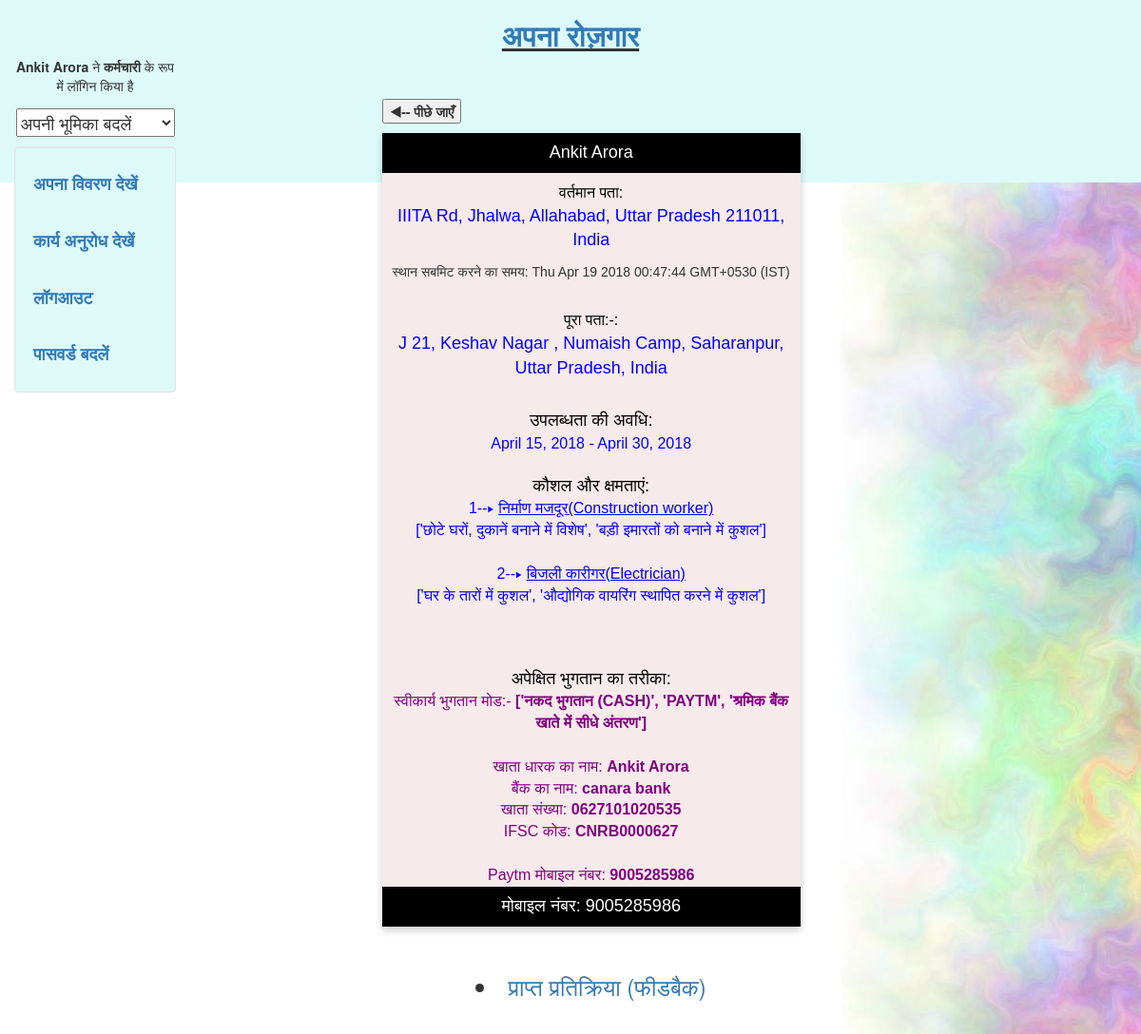
The page /profile (signed in) on the database as committed earlier.
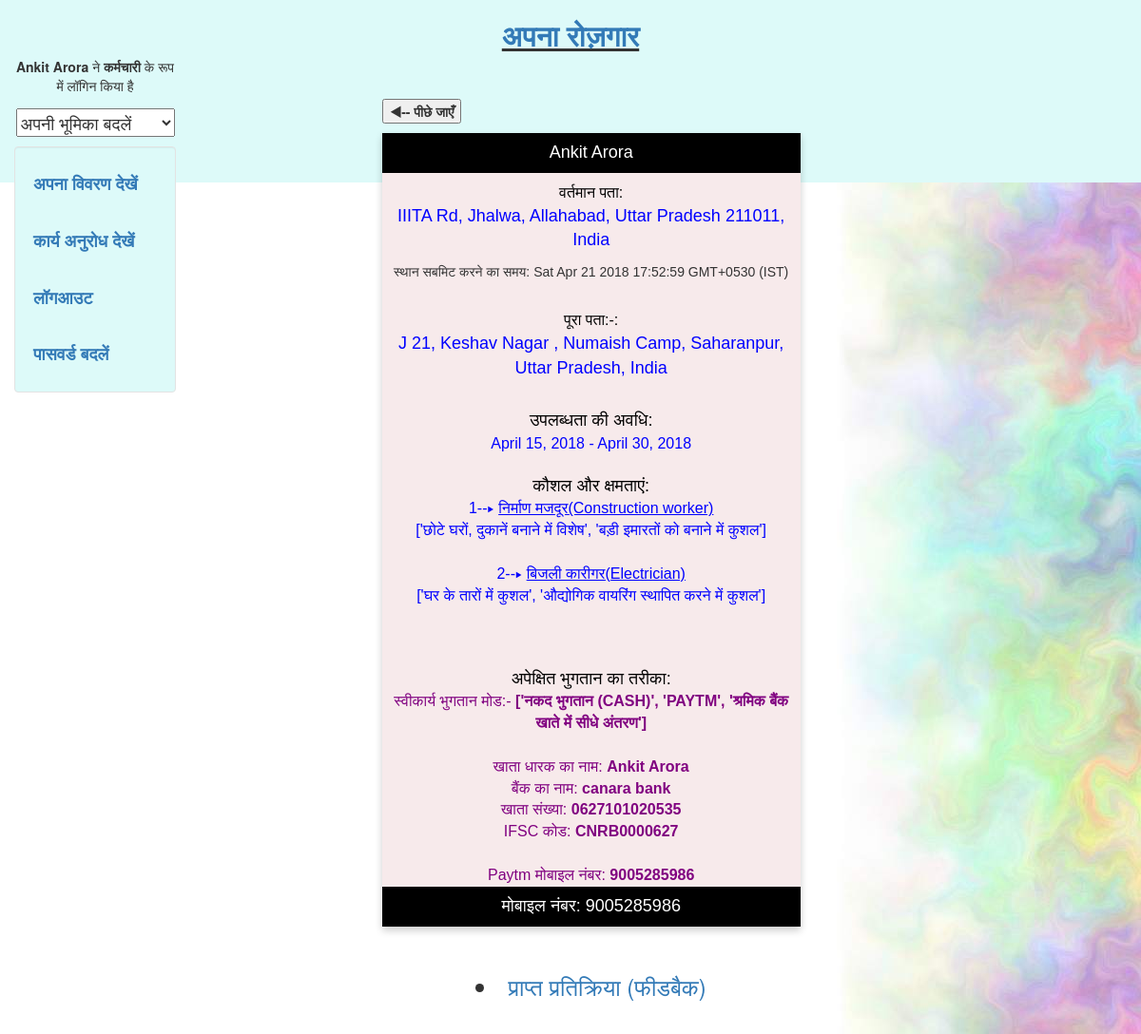
The same page on the database as committed later.
### worker/models.py (models this page shows, shortened)
class Profile(models.Model):
    user = models.OneToOneField(User, on_delete=models.CASCADE, primary_key = True) #to link each user with a profile
    s_contact = models.CharField(max_length=50,blank = True,null = True) #mobile number
    gender = models.CharField(max_length=10,blank = True,null = True)
    dis = models.FloatField(blank = True, null = True) #variable that stores the distance between the worker and the hirer searching him at that time
    street = models.CharField(max_length=250,blank = True, null = True) #locality address
    address = models.CharField(max_length=250,blank = True, null = True) #complete Google address
    start_date = models.DateField(blank = True, null = True) #start_date of work availability
    end_date = models.DateField(blank = True, null = True) #end_date of work availability
    skill1 = models.CharField(max_length = 100,blank = True, null = True) #skills of the worker
    skill2 = models.CharField(max_length = 100,blank = True, null = True)
    skill3 = models.CharField(max_length = 100,blank = True, null = True)
    description1 = models.TextField(max_length = 250,blank = True, null = True)#description about skills
    description2 = models.TextField(max_length = 250,blank = True, null = True)
    description3 = models.TextField(max_length = 250,blank = True, null = True)
    description = models.TextField(max_length = 500,blank = True, null = True)
    description11 = models.TextField(max_length = 250,blank = True, null = True)
    min_salary = models.IntegerField(blank = True, null = True) #minimum salary that the worker demands
    rating = models.FloatField(blank = True, null = True) #average rating received by worker
    nhirer = models.IntegerField(blank = True, null = True) # number of hirers who have rated the worker till now
    loginas = models.TextField(max_length = 10,blank = True, null = True) #login role (hirer/contractor/worker)
    joinrequest=models.CharField(max_length = 2,blank = True, null = True) # variable to store the status of work request between hirer and contractor
    temp=models.CharField(max_length = 2,blank = True, null = True) # temporary variable
    ac = models.CharField(max_length=100,blank = True, null = True) # Account details (A/c number)
    ifsc = models.CharField(max_length=100,blank = True, null = True) #ifsc
    paytm = models.CharField(max_length=100,blank = True, null = True)# paytm number
    upi = models.CharField(max_length=100,blank = True, null = True)#upi id
    acname = models.CharField(max_length=100,blank = True, null = True) #a/c holder name
    bank = models.CharField(max_length=100,blank = True, null = True) #bank name
    mode = models.CharField(max_length=100,blank = True, null = True)#mode of payment desired
    contractor=models.PositiveSmallIntegerField(blank = True, null = True,default=0) #number of skills provided by contractor
    def __str__(self):
    	return self.user.username

class Current_location(models.Model):
    username = models.CharField(max_length = 50, primary_key = True)
    address = models.CharField(max_length=250,blank = True, null = True) # current address
    lat = models.CharField(max_length = 50, blank = True, null= True) # current coordinates
    lng = models.CharField(max_length = 50, blank = True, null= True)
    time = models.CharField(max_length = 50, blank = True, null= True) # time of recording current address

### worker/views.py (the view)
# urls.py: url(r'^profile',profile,name = 'profile'),
def profile(request):
  if request.user.username:
    if request.user.profile.loginas=="worker":
        data=Profile.objects.get(user=request.user)
        current_address2=Current_location.objects.filter(username=request.user.username)
        if len(current_address2)==1:
          for current_address1 in current_address2:
            return render(request,'worker/view.html',{'data':data,'current_address':current_address1})
        else:
          return render(request,'worker/view.html',{'data':data})
    else:
      warn="कृपया पहले श्रमिक के रूप में लॉगिन करें"
      return render(request,'login/form.html',{'warn':warn})
  else:
    warn="कृपया लॉगिन करें"
    return render(request,'worker/view.html',{'warn':warn})

### worker/templates/worker/view.html (shortened to what this page needs)
{% extends "login/header.html" %}
{% load staticfiles %}
{% block content %}
<div class ='col-sm-6 col-sm-offset-2'>
	<link rel="stylesheet" href="https://cdnjs.cloudflare.com/ajax/libs/font-awesome/4.7.0/css/font-awesome.min.css">
<b><input type="button" value="&#9664;-- पीछे जाएँ" onclick="history.back(-1)" /></b>
<div class="card" style="background-color:#F7EAEB">
   {% if data.user.first_name %}
  <p><button class = "but">{{data.user.first_name}}</button></p>
{% if current_address %}
<font color = 'black' size = 3>
 वर्तमान पता:<br>
</font>
  <p class="title"> {{current_address.address}}</p>
  <p> स्थान सबमिट करने का समय: {{current_address.time}}</p>
  <br>
{%endif%}
  <font color = 'black' size = 3>
 पूरा पता:-:<br>
</font>
  <p class="title"> {{data.street}} , {{data.address}}</p>
  <br>
  <font color = 'black' size = 4>
उपलब्धता की अवधि:<br>
</font>
<font color = 'blue' size = 3>
{{data.start_date}}  -  {{data.end_date}}
</font>
<br><br>
 <font color = 'black' size = 4 >
 	कौशल और क्षमताएं:<br>
 </font>
 <font color = 'blue' size = 3>
 {% if data.skill1 %}
 1--&#9656;   <u>{{data.skill1}}</u><br>
 {% if data.description1 %}
  {{data.description1 }}<br>
  {%endif%}
  {%endif%}
  <br>
  {% if data.skill2 %}
 2--&#9656;  <u>{{data.skill2}}</u><br>
 {% if data.description2 != "None" %}
  {{data.description2}}
  <br>
  {%endif%}
  {%endif%}
  <br>
</font>
<br>
 <br>
 <font color = 'black' size = 4 >
  अपेक्षित भुगतान का तरीका:
 </font>
 <br>
 <font color = 'purple' size = 3.5>
  {% if data.mode != "None" %}
 स्वीकार्य भुगतान मोड:-  <b>{{data.mode}}</b>
 {% endif %}
 <br><br>
{% if data.acname %}
  खाता धारक का नाम: <b>{{data.acname}}</b>
  <br>
  {%endif%}
  {% if data.bank %}
  बैंक का नाम: <b>{{data.bank}}</b>
  <br>
  {%endif%}
  {% if data.ac %}
  खाता संख्या: <b>{{data.ac}}</b>
  <br>
  {%endif%}
  {% if data.ifsc %}
  IFSC कोड: <b>{{data.ifsc}}</b>
  <br>
  <br>
  {%endif%}
  {% if data.paytm %}
  Paytm मोबाइल नंबर: <b>{{data.paytm}}</b>
  <br>
  {%endif%}
</font>
  <p><button class = "but">मोबाइल नंबर: {{data.s_contact}}</button></p>
</div>
	<br>
  <h3 align="center">
            <li ><a href = "/feedback?username={{data}}&target='a'">प्राप्त प्रतिक्रिया (फीडबैक)</a></li>
            </h3>
            {%endif%}
</div>
{% endblock %}

### login/templates/login/header.html (shortened to what this page needs)
<!DOCTYPE html>
<html lang="en">
 <head>
   {% load staticfiles %}
   <link rel="stylesheet" href="/login/static/login/css/bootstrap.min.css" type = "text/css"/>
   <link rel="stylesheet" href="/login/static/login/css/new.css" type = "text/css"/>
  </head>
<body class="body" >
	<div class="container-fluid" style="min-height:94% ">
		<div class="row">
      <div class = "layer" style = "background-color:#DDFAF9;position: absolute; top: 0; left: 0; width: 100%; height: 15%;">
			  <div class="col-sm-2">
				<br>
        <br>
        <br>
				  <center>
					{% if request.user.username %}
          	<p><b> {{request.user.first_name}}</b> ने
            {% if request.user.profile.loginas == "worker" %} <b>कर्मचारी</b>
            {% elif request.user.profile.loginas == "contractor" %}<b>ठेकेदार</b>
            {% else %}<b>नियोक्ता</b>
            {% endif %}
          के रूप में लॉगिन किया है</p>
          {% endif %}
				  </center>
			  </div>
      </div>
			    <div class="col-sm-8 col-sm-offset-2">
				  <center>
				  <h2><b><u><a href="/about">अपना रोज़गार</a></b></u></h2>
				  </center>
			    </div>
		</div>
		<div class="row">
		  <div class="col-sm-2">
        <div id="sidebar" >
          <center>
          {% if request.user.username %}
                  <h4>
                <form method="post" action="/change_role">
                <select name='loginas' onchange='if(this.value != 0) { this.form.submit(); }'>
                <option value='0'>अपनी भूमिका बदलें</option>
                </select>
                </form>
            </h4>
            {%endif%}
          </center>
        </div>
			<div class="well bs-sidebar" id="sidebar" style="background-color:#DDFAF9">
			  <ul class="nav nav-pills nav-stacked">
			  	{% if request.user.username %}
			  	<h4><b><li><a href = '/view'>अपना विवरण देखें</a></li></b></h4><br>
                <h4><b><li><a href = '/workrequest'>कार्य अनुरोध देखें</a></li></b></h4><br>
			  	<h4><b><li><a href='/logout'>लॉगआउट</a></li></b></h4><br>
                <h4><b> <li><a href = '/change_password'>पासवर्ड बदलें</a></li></b></h4>
			  	{%else%}
				<h4><b><li><a href='/login'>लॉग इन करें</a></li></b></h4><br>
				<h4><b><li><a href='/register'>रजिस्टर करे</a></li></b></h4><br>
                                <h4><b><li><a href='/forgot_password'>पासवर्ड भूल गए?</a></li></b></h4>
				{%endif%}
			  </ul>
			</div>
		  </div>
		  <div class="col-sm-10">
			<div class='container-fluid'>
			   {% block content %}
			   {% endblock %}
			</div>
		  </div>
		</div>
	</div>
  <br>
  <br>
</body>
</html>

### login/templates/login/header.html (style rules this page uses)
html, body { height:100% }
.body { background-image: url("/login/static/login/img/i6.jpg"); position: absolute; width: 100%; z-index: 0; background-repeat: repeat-y; }

### worker/templates/worker/view.html (style rules this page uses)
.card { box-shadow: 0 4px 8px 0 rgba(0, 0, 0, 0.2); max-width: 500px; margin: auto; text-align: center; font-family: arial; }
.title { color: blue; font-size: 18px; }
.but { border: none; outline: 0; display: inline-block; padding: 8px; color: white; background-color: #000; text-align: center; cursor: pointer; width: 100%; font-size: 18px; }

Rows that differ between the two databases and show on the page:
changed Current_location "IIITA Rd, Jhalwa, Allahabad, Uttar Pradesh 211011, India": time "Thu Apr 19 2018 00:47:44 GMT+0530 (IST)" → "Sat Apr 21 2018 17:52:59 GMT+0530 (IST)"
